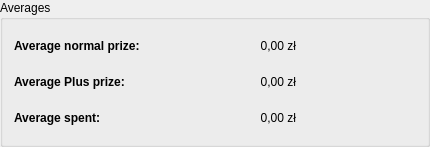
         <widget class="QGroupBox" name="groupBox_5">
          <property name="title">
           <string>Averages</string>
          </property>
          <layout class="QGridLayout" name="gridLayout_9">
           <item row="0" column="0">
            <layout class="QGridLayout" name="gridLayout_10">
             <item row="0" column="0">
              <widget class="QLabel" name="label_avg_prize_normal0">
               <property name="minimumSize">
                <size>
                 <width>200</width>
                 <height>30</height>
                </size>
               </property>
               <property name="maximumSize">
                <size>
                 <width>16777215</width>
                 <height>16777215</height>
                </size>
               </property>
               <property name="font">
                <font>
                 <weight>75</weight>
                 <bold>true</bold>
                </font>
               </property>
               <property name="text">
                <string>Average normal prize:</string>
               </property>
               <property name="textFormat">
                <enum>Qt::PlainText</enum>
               </property>
              </widget>
             </item>
             <item row="0" column="1">
              <spacer name="horizontalSpacer_22">
               <property name="orientation">
                <enum>Qt::Horizontal</enum>
               </property>
               <property name="sizeType">
                <enum>QSizePolicy::Expanding</enum>
               </property>
               <property name="sizeHint" stdset="0">
                <size>
                 <width>40</width>
                 <height>20</height>
                </size>
               </property>
              </spacer>
             </item>
             <item row="0" column="2" colspan="2">
              <widget class="QLabel" name="label_avg_prize_normal">
               <property name="minimumSize">
                <size>
                 <width>0</width>
                 <height>30</height>
                </size>
               </property>
               <property name="maximumSize">
                <size>
                 <width>16777215</width>
                 <height>30</height>
                </size>
               </property>
               <property name="text">
                <string notr="true">0,00 zł</string>
               </property>
               <property name="textFormat">
                <enum>Qt::PlainText</enum>
               </property>
               <property name="alignment">
                <set>Qt::AlignRight|Qt::AlignTrailing|Qt::AlignVCenter</set>
               </property>
              </widget>
             </item>
             <item row="0" column="4">
              <spacer name="horizontalSpacer_23">
               <property name="orientation">
                <enum>Qt::Horizontal</enum>
               </property>
               <property name="sizeType">
                <enum>QSizePolicy::Expanding</enum>
               </property>
               <property name="sizeHint" stdset="0">
                <size>
                 <width>120</width>
                 <height>20</height>
                </size>
               </property>
              </spacer>
             </item>
             <item row="1" column="0">
              <widget class="QLabel" name="label_avg_prize_plus0">
               <property name="minimumSize">
                <size>
                 <width>200</width>
                 <height>30</height>
                </size>
               </property>
               <property name="maximumSize">
                <size>
                 <width>16777215</width>
                 <height>16777215</height>
                </size>
               </property>
               <property name="font">
                <font>
                 <weight>75</weight>
                 <bold>true</bold>
                </font>
               </property>
               <property name="text">
                <string>Average Plus prize:</string>
               </property>
               <property name="textFormat">
                <enum>Qt::PlainText</enum>
               </property>
              </widget>
             </item>
             <item row="1" column="1">
              <spacer name="horizontalSpacer_24">
               <property name="orientation">
                <enum>Qt::Horizontal</enum>
               </property>
               <property name="sizeType">
                <enum>QSizePolicy::Expanding</enum>
               </property>
               <property name="sizeHint" stdset="0">
                <size>
                 <width>40</width>
                 <height>20</height>
                </size>
               </property>
              </spacer>
             </item>
             <item row="1" column="2" colspan="2">
              <widget class="QLabel" name="label_avg_prize_plus">
               <property name="minimumSize">
                <size>
                 <width>0</width>
                 <height>30</height>
                </size>
               </property>
               <property name="maximumSize">
                <size>
                 <width>16777215</width>
                 <height>30</height>
                </size>
               </property>
               <property name="text">
                <string notr="true">0,00 zł</string>
               </property>
               <property name="textFormat">
                <enum>Qt::PlainText</enum>
               </property>
               <property name="alignment">
                <set>Qt::AlignRight|Qt::AlignTrailing|Qt::AlignVCenter</set>
               </property>
              </widget>
             </item>
             <item row="1" column="4">
              <spacer name="horizontalSpacer_25">
               <property name="orientation">
                <enum>Qt::Horizontal</enum>
               </property>
               <property name="sizeType">
                <enum>QSizePolicy::Expanding</enum>
               </property>
               <property name="sizeHint" stdset="0">
                <size>
                 <width>120</width>
                 <height>20</height>
                </size>
               </property>
              </spacer>
             </item>
             <item row="2" column="0">
              <widget class="QLabel" name="label_avg_spent0">
               <property name="minimumSize">
                <size>
                 <width>200</width>
                 <height>30</height>
                </size>
               </property>
               <property name="maximumSize">
                <size>
                 <width>16777215</width>
                 <height>16777215</height>
                </size>
               </property>
               <property name="font">
                <font>
                 <weight>75</weight>
                 <bold>true</bold>
                </font>
               </property>
               <property name="text">
                <string>Average spent:</string>
               </property>
               <property name="textFormat">
                <enum>Qt::PlainText</enum>
               </property>
              </widget>
             </item>
             <item row="2" column="1">
              <spacer name="horizontalSpacer_26">
               <property name="orientation">
                <enum>Qt::Horizontal</enum>
               </property>
               <property name="sizeType">
                <enum>QSizePolicy::Expanding</enum>
               </property>
               <property name="sizeHint" stdset="0">
                <size>
                 <width>40</width>
                 <height>20</height>
                </size>
               </property>
              </spacer>
             </item>
             <item row="2" column="2" colspan="2">
              <widget class="QLabel" name="label_avg_spent">
               <property name="minimumSize">
                <size>
                 <width>0</width>
                 <height>30</height>
                </size>
               </property>
               <property name="maximumSize">
                <size>
                 <width>16777215</width>
                 <height>30</height>
                </size>
               </property>
               <property name="text">
                <string notr="true">0,00 zł</string>
               </property>
               <property name="textFormat">
                <enum>Qt::PlainText</enum>
               </property>
               <property name="alignment">
                <set>Qt::AlignRight|Qt::AlignTrailing|Qt::AlignVCenter</set>
               </property>
              </widget>
             </item>
             <item row="2" column="4">
              <spacer name="horizontalSpacer_27">
               <property name="orientation">
                <enum>Qt::Horizontal</enum>
               </property>
               <property name="sizeType">
                <enum>QSizePolicy::Expanding</enum>
               </property>
               <property name="sizeHint" stdset="0">
                <size>
                 <width>120</width>
                 <height>20</height>
                </size>
               </property>
              </spacer>
             </item>
            </layout>
           </item>
          </layout>
         </widget>
